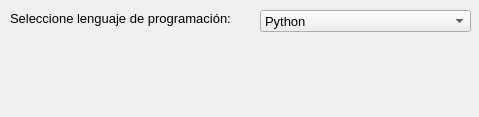
<?xml version="1.0" encoding="UTF-8"?>
<ui version="4.0">
 <class>LenguajeProgamacionFavoritoDialog</class>
 <widget class="QDialog" name="LenguajeProgamacionFavoritoDialog">
  <property name="geometry">
   <rect>
    <x>0</x>
    <y>0</y>
    <width>479</width>
    <height>117</height>
   </rect>
  </property>
  <property name="font">
   <font>
    <pointsize>10</pointsize>
   </font>
  </property>
  <property name="windowTitle">
   <string>Lenguajes de Programación</string>
  </property>
  <widget class="QLabel" name="lbl_seleccione_lenguaje">
   <property name="geometry">
    <rect>
     <x>10</x>
     <y>10</y>
     <width>231</width>
     <height>16</height>
    </rect>
   </property>
   <property name="font">
    <font>
     <pointsize>10</pointsize>
    </font>
   </property>
   <property name="text">
    <string>Seleccione lenguaje de programación:</string>
   </property>
  </widget>
  <widget class="QLabel" name="lbl_lenguaje_seleccionado">
   <property name="geometry">
    <rect>
     <x>20</x>
     <y>60</y>
     <width>431</width>
     <height>16</height>
    </rect>
   </property>
   <property name="font">
    <font>
     <pointsize>10</pointsize>
    </font>
   </property>
   <property name="text">
    <string/>
   </property>
  </widget>
  <widget class="QComboBox" name="cbx_lenguajes">
   <property name="geometry">
    <rect>
     <x>260</x>
     <y>10</y>
     <width>211</width>
     <height>22</height>
    </rect>
   </property>
   <property name="font">
    <font>
     <pointsize>10</pointsize>
    </font>
   </property>
   <item>
    <property name="text">
     <string>Python</string>
    </property>
   </item>
   <item>
    <property name="text">
     <string>Java</string>
    </property>
   </item>
   <item>
    <property name="text">
     <string>C#</string>
    </property>
   </item>
   <item>
    <property name="text">
     <string>PHP</string>
    </property>
   </item>
   <item>
    <property name="text">
     <string>JavaScript</string>
    </property>
   </item>
   <item>
    <property name="text">
     <string>C++</string>
    </property>
   </item>
  </widget>
 </widget>
 <resources/>
 <connections/>
</ui>
